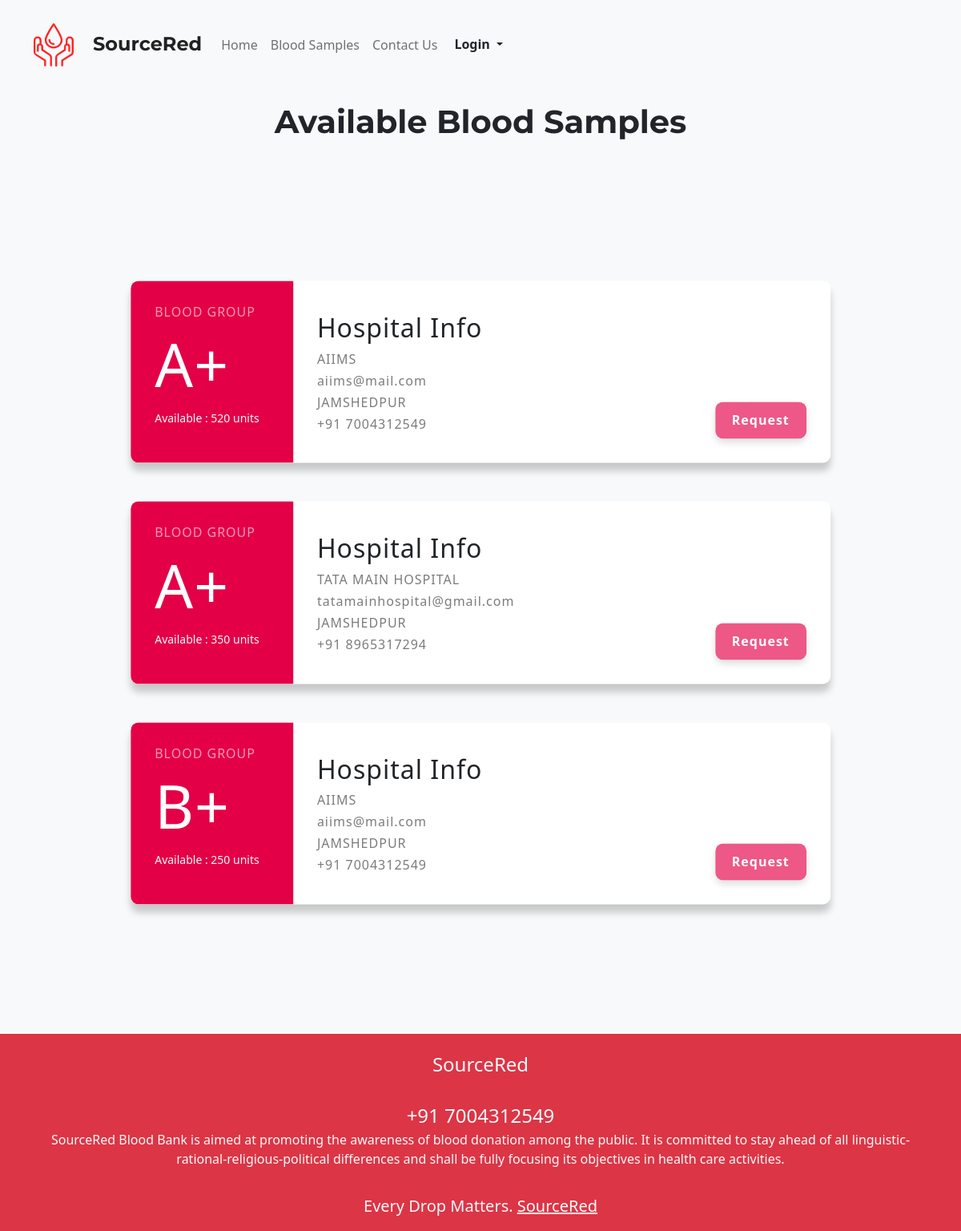
The app's page /view_available_blood_samples.php with its own data.
### tables this page shows
CREATE TABLE `blood_inventory` (
  `blood_grp` varchar(5) NOT NULL,
  `total_available_quantity` int(100) NOT NULL,
  `h_id` varchar(100) NOT NULL
);

CREATE TABLE `hospital` (
  `h_id` varchar(100) NOT NULL,
  `h_name` varchar(100) NOT NULL,
  `h_phone` bigint(100) NOT NULL,
  `h_address` varchar(100) NOT NULL,
  `h_city` varchar(100) NOT NULL,
  `h_email` varchar(100) NOT NULL,
  `h_password` varchar(100) NOT NULL
);

### view_available_blood_samples.php (the view, shortened to what this page needs)
<?php
    include './db_connect.php';
    $user = $_SESSION['userName'];
    $userId = $_SESSION['userId'];
    $reciver_pattern = "/Rec_/i";
    $reciever_logged = preg_match($reciver_pattern, $userId);
    $hospital = $_SESSION['hospitalName'];
       $blood_info = mysqli_query($db, "SELECT * FROM blood_inventory
                                        INNER JOIN hospital
                                        ON blood_inventory.h_id = hospital.h_id;");
        $row_count = mysqli_num_rows($blood_info);
?>
<!DOCTYPE html>
<html lang="en">
<head>
    <link rel="stylesheet" href="https://stackpath.bootstrapcdn.com/bootstrap/5.0.0-alpha2/css/bootstrap.min.css"
>
    <link rel="stylesheet" href="./assets/css/first_css/view_avlb_blood_samples.css">
        <link rel="stylesheet" href="https://maxst.icons8.com/vue-static/landings/line-awesome/line-awesome/1.3.0/css/line-awesome.min.css">
</head>
<body class="bg-light">
    <nav class="navbar navbar-expand-sm sticky-top navbar-light py-4">
        <div class="container">
        <a class="navbar-brand" href="index.php" style="font-family: 'Montserrat'; font-size: 24px; font-weight: 700; color: #222;">
                <img src="./assets/images/hand-red.svg" alt="" width="50px" draggable="false">&emsp;SourceRed</a>
            <div class="collapse navbar-collapse" id="navbar1">
                <ul class="navbar-nav ml-auto">
                    <li class="nav-item active">
                        <a class="nav-link" href="index.php">Home</a>
                    </li>
                    <li class="nav-item">
                        <a class="nav-link" href="view_available_blood_samples.php">Blood Samples</a>
                    </li>
                    <li class="nav-item">
                        <a class="nav-link" href="#contact">Contact Us</a>
                    </li>
            <?php
                if($user != "" && $reciever_logged == 1){
            ?>
                <ul class="navbar-nav navbar-nav-hover align-items-lg-center">
                <li class="nav-item dropdown">
                    <a href="#" class="nav-link dropdown-toggle" data-toggle="dropdown" href="#" role="button">
                    <span class="nav-link-inner--text" style="font-weight: bold;"><?php echo $user;?></span>
                    </a>
                    <div class="dropdown-menu">
                    <a href="reciever_requests.php" class="dropdown-item">My Requests</a>
                    <a href="logout.php" class="dropdown-item">Logout</a>
                    </div>
                </li>
                </ul>
            <?php
            }
            else{
                ?>
                    <div class="dropdown show">
                    <a class="btn dropdown-toggle" href="#" role="button" id="dropdownMenuLink" data-toggle="dropdown" aria-haspopup="true" aria-expanded="false" style="font-weight: bold;">
                        Login
                    </a>
                </div>
            <?php
            }
            ?>
            </ul>
        </div>
    </div>
</nav>
<div class="container">
<section class="section1 mt-3">
    <header class="text-center">
        <h1 class=" header-text">Available Blood Samples</h1>
    </header>
</section>
<section class="container section2">
<?php
    if($row_count > 0){
        while($row = mysqli_fetch_assoc($blood_info)){
            $h_id = $row['h_id'];
            $b_type = $row['blood_grp'];
            ?>
                <div class="bld-grp mt-3 mb-5">
                    <div class="preview">
                        <h6>Blood Group</h6>
                        <h2><?php echo $row['blood_grp'];?></h2>
                        <small class="text-light">Available : <?php echo $row['total_available_quantity'];?> units</small>
                    </div>
                    <div class="info">
                        <h2>Hospital Info</h2>
                        <h6><i class="las la-hospital-alt"></i> <?php echo $row['h_name'];?></h6>
                        <h6 style="text-transform: lowercase;"><i class="las la-at"></i> <?php echo $row['h_email'];?></h6>
                        <h6 style="text-transform: uppercase;"><i class="las la-map-pin"></i> <?php echo $row['h_city'];?></h6>
                        <h6><i class="las la-phone"></i> +91 <?php echo $row['h_phone'];?></h6>
                    <?php
                        $rec_blood_grp = mysqli_query($db, "SELECT * FROM reciever WHERE r_id = '$userId'");
                        $row = mysqli_fetch_assoc($rec_blood_grp);
                        $rec_blood_type = $row['r_blood-grp'];
                        $req_id = 'REQ-'.date('Y-m-d/A').'-'.time();
                        if($rec_blood_type == $b_type){
                            ?>
                                    <form action="#" method="POST">
                                        <input class="unit_request text-right" type="text" name="unit_request" id="" required placeholder="Enter Blood Required" pattern="[0-3]{2}" maxlength="2" size="2" >
<input type="hidden" name="hidden_request_id" value="<?php echo $req_id.'3'; ?>" />
<input type="hidden" name="hidden_r_id" value="<?php echo $userId; ?>" />
<input type="hidden" name="hidden_h_id" value="<?php echo $h_id; ?>" />
<input type="hidden" name="hidden_blood_grp" value="<?php echo $row['r_blood-grp']; ?>" />
                                            <button class="btn btn-request" name="request" required >Request</button>
                                    </form>
                            <?php
                        }
                        else{
                            ?>   <form action="./login_reciever.php" method="POST">
                                    <button type="submit" class="btn btn-request" name="request" required disabled>Request</button>
                                </form>
                            <?php
                        }
                    ?>
                    </div>
                </div>
<?php
        }
    }
?>
</section>
</div>
    <footer class="page-footer font-small bg-danger pt-4 text-center" id="contact">
  <div class="container-fluid text-center text-md-left container">
    <div class="row">
      <div class="col-md-12 mt-md-0 mt-3">
        <h5 class="font-weight-bold text-light" style="font-size: 24px;">SourceRed</h5>
        <span>
          <a href="" class="text-uppercase text-light mr-3"><i class="lab la-twitter la-2x"></i></a> <br>
          <a href="" class="text-uppercase  text-light mr-3" style="font-size: 24px; text-decoration: none;"><i class="las la-phone "></i>+91 7004312549</a>
        </span>
        <p class="text-light">SourceRed Blood Bank is aimed at promoting the awareness of blood donation among the public. It is committed to stay ahead of all linguistic-rational-religious-political differences and shall be fully focusing its objectives in health care activities.</p>
      </div>
    </div>
  </div>
  <div class="footer-copyright text-center py-3 text-light" style="color: white; font-size: 20px; text-decoration: none;"> Every Drop Matters.
    <a href="https://sourcered.epizy.com/" style="color: white; font-size: 20px;"><i class="las la-tint"></i> SourceRed</a>
  </div>
</footer>
</body>
</html>

### assets/css/first_css/view_avlb_blood_samples.css (style rules this page uses)
* { margin: 0; border: 0; -webkit-box-sizing: border-box; box-sizing: border-box; }
.header-text { font-family: 'Montserrat'; font-weight: 700; }
.sticky-top { -webkit-transition: all 0.25s ease-in; transition: all 0.25s ease-in; color: white; }
.navbar { background-color: transparent; }
.section2 .bld-grp { background: #fff; border-radius: 10px; -webkit-box-shadow: 0px 10px 10px rgba(0, 0, 0, 0.2); box-shadow: 0px 10px 10px rgba(0, 0, 0, 0.2); display: -webkit-box; display: -ms-flexbox; display: flex; max-width: 100%; overflow: hidden; width: 80%; position: relative; top: 50%; left: 50%; -webkit-transform: translate(-50%, -50%); transform: translate(-50%, -50%); }
.section2 .bld-grp h6 { opacity: .6; letter-spacing: 1px; text-transform: uppercase; }
.section2 .bld-grp h2 { letter-spacing: 1px; margin: 10px 0; }
.preview { background: #e40046; color: #fff; padding: 30px; width: 250px; position: relative; }
.preview h2 { font-size: 75px; }
.info { padding: 30px; position: relative; width: 100%; }
.btn-request { background: #e40046; border: 1px solid transparent; -webkit-box-shadow: 0px 5px 10px rgba(0, 0, 0, 0.2); box-shadow: 0px 5px 10px rgba(0, 0, 0, 0.2); color: #fff; font-size: 16px; position: absolute; padding: 10px 20px; bottom: 30px; right: 30px; letter-spacing: 1px; cursor: pointer; -webkit-transition: all .4s ease-in-out; transition: all .4s ease-in-out; font-weight: bold; border-radius: 10px; }
.section1 { height: 40vh; }

### records on screen
blood_inventory: blood_grp "A+", total_available_quantity "520", h.h_name "AIIMS", h.h_email "aiims@mail.com", h.h_city "JAMSHEDPUR", h.h_phone "7004312549", shows "Request"
blood_inventory: blood_grp "A+", total_available_quantity "350", h.h_name "TATA MAIN HOSPITAL", h.h_email "tatamainhospital@gmail.com", h.h_city "JAMSHEDPUR", h.h_phone "8965317294", shows "Request"
blood_inventory: blood_grp "B+", total_available_quantity "250", h.h_name "AIIMS", h.h_email "aiims@mail.com", h.h_city "JAMSHEDPUR", h.h_phone "7004312549", shows "Request"
